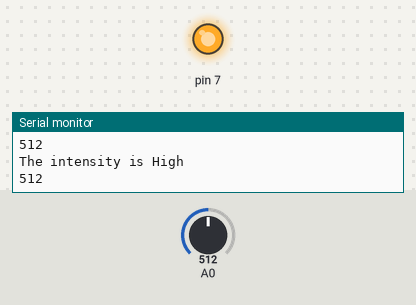
The sketch below on a simulated Arduino Uno, built with avr-gcc and run on an emulated ATmega328P. Shown: output pins drawn as LEDs (lit = HIGH), the last lines printed to the serial monitor. Dashed ring = blinking. The test bench sets the inputs (shaded band); at power-on: A0 = 512.

Above: at 1.2 s.
1.3 s: A0 set to 306
2.8 s: A0 set to 289
At 3.16 s:
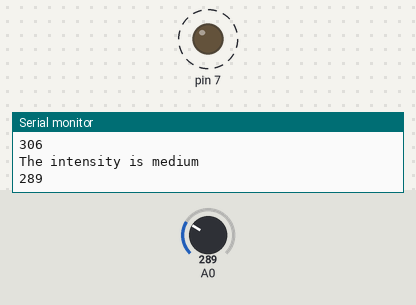
5.8 s: A0 set to 310
At 6.4 s:
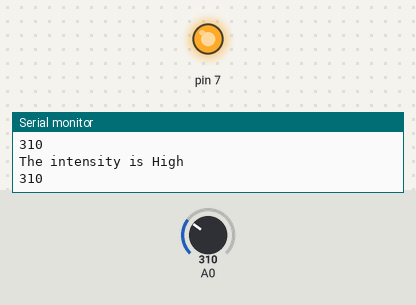
7.3 s: A0 set to 290
At 7.92 s:
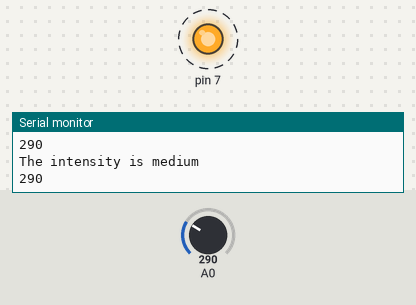
Timing chart, 0 to 11.3 s (numbered marks = the images above; inputs shaded):
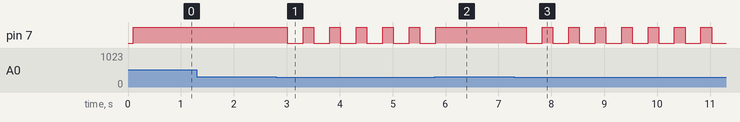

Measured:
- the behaviour switches between 300 and 299 on A0 (found by bisection; images 0 and 1)
- after the input at 2.8 s, pin 7: alternates HIGH for 0.20 s and LOW for 0.30 s, starting after 0.21 s
- after the input at 5.8 s, pin 7: goes on until 5.8 s, then stays HIGH
- after the input at 7.3 s, pin 7: alternates HIGH for 0.20 s and LOW for 0.30 s, starting after 0.22 s

The sketch:

Light_intensity_monitor.ino
```cpp
void setup() {
  // put your setup code here, to run once:
  Serial.begin(9600);

  pinMode(7,OUTPUT);

}

void loop() {
  // put your main code here, to run repeatedly:
  delay(100);
  int val=analogRead(A0);
  if(val>=300)
  {
    Serial.println("The intensity is High");
    Serial.println(val);
    digitalWrite(7,HIGH);
  }
  else if(val<=300 && val>=50)
  {
    Serial.println("The intensity is medium");
    Serial.println(val);
    digitalWrite(7,HIGH);
    delay(200);
    digitalWrite(7,LOW);
    delay(200);
  }
  else
  {
    Serial.println("The intensity is low");
    Serial.println(val);
    digitalWrite(7,LOW);

  }

}
```
